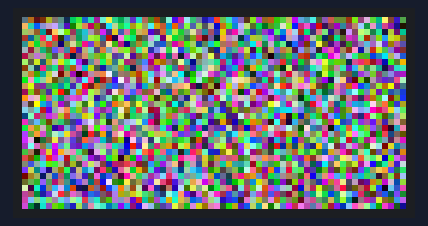
A sketch run on a simulated ESP32. On the bench: 64×32 colour display. Random numbers use the default seed unless the sketch sets one.

Above: at 0.1 s.

The sketch:

BASICOPERATIONS.INO
```cpp
// Original library and code base - https://github.com/mrfaptastic/ESP32-HUB75-MatrixPanel-I2S-DMA
#include <ESP32-HUB75-MatrixPanel-I2S-DMA.h>

// The matrix panel is usually always called matrixpanel. This needs to be in all codes using the above library
MatrixPanel_I2S_DMA *matrixpanel = nullptr;

// Basic operations

double rng() { // Random real number [0, 1)
  return rand() / (RAND_MAX + 1.0);
}

double runif(double a, double b) { // Random real number [a, b)
  return (rng() * (b - a)) + a;
}

uint16_t protogen() { // Random hex color in color formats
  return matrixpanel->color565((int)runif(0, 256), (int)runif(0, 256), (int)runif(0, 256));
}

uint16_t protogenfullhue() { // Random hex hue at full brightness and full saturation
  int red = 0;
  int green = 0;
  int blue = 0;
  int partition = (int)runif(0, 255);
  int pos = (int)runif(0, 6);
  switch (pos) {
    case 0:
      return matrixpanel->color565(255, partition, 0);
    case 1:
      return matrixpanel->color565(255 - partition, 255, 0);
    case 2:
      return matrixpanel->color565(0, 255, partition);
    case 3:
      return matrixpanel->color565(0, 255 - partition, 255);
    case 4:
      return matrixpanel->color565(partition, 0, 255);
    default:
      return matrixpanel->color565(255, 255 - partition, 0);
  }
}


// Example template program

const int n = 32;
const int m = 64;

bool grid[n][m]; //
uint16_t col[n][m]; // Grid of colors

void disp() { // Display the colors in col based on the bitmask provided by grid
  for (int i = 0; i < n; i++) {
    for (int j = 0; j < m; j++) {
      if (grid[i][j]) matrixpanel->drawPixel(j, i, col[i][j]);
      else matrixpanel->drawPixel(j, i, matrixpanel->color565(0, 0, 0));
    }
  }
}

void setup() {
  // put your setup code here, to run once:
  HUB75_I2S_CFG mxconfig(m, n, 1);

  mxconfig.gpio.e = 18;
  mxconfig.clkphase = false;
  mxconfig.driver = HUB75_I2S_CFG::FM6126A;

  // Display Setup
  matrixpanel = new MatrixPanel_I2S_DMA(mxconfig);
  matrixpanel->setLatBlanking(2);
  matrixpanel->begin();
  matrixpanel->clearScreen();
  matrixpanel->setBrightness8(64);

  for (int i = 0; i < n; i++) { // Go through the matrix
    for (int j = 0; j < m; j++) {
      grid[i][j] = true; // Enables all LEDs to show color (provided this color is visible)
      col[i][j] = protogen(); // Sets a random color to each slot in the matrix
    }
  }
  disp(); // Display the contents of col in accordance to the bitmask grid
}

void loop() {

}
```
